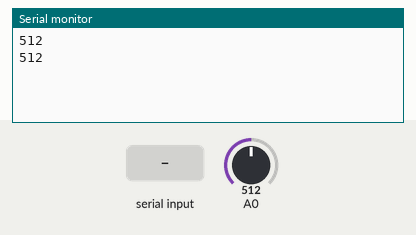
A sketch run on a simulated Arduino Uno, built with avr-gcc and run on an emulated ATmega328P. Parts: the last lines printed to the serial monitor. Inputs (shaded band) come from the test bench; at power-on: A0 = 512.

Above: at 1.2 s.
1.3 s: A0 set to 716
At 1.3 s:
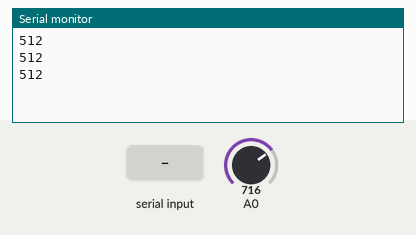
2.8 s: "90,45\n" received over Serial
At 4.1 s:
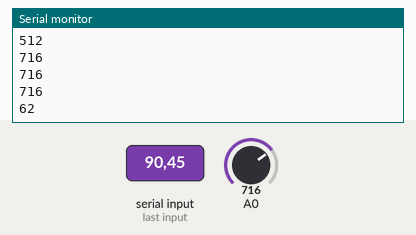
4.3 s: "30,150\n" received over Serial
At 6.1 s:
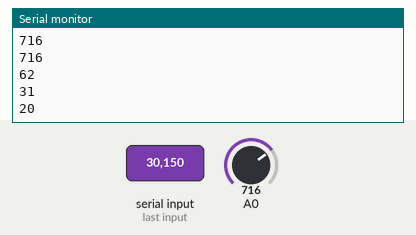
Timing chart, 0 to 7.6 s (numbered marks = the images above; inputs shaded):
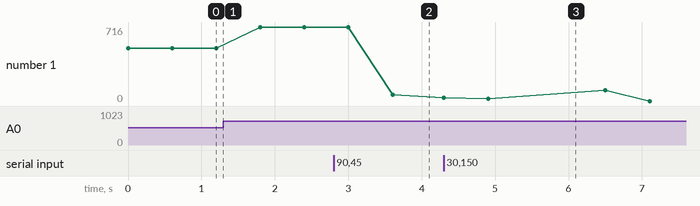

The sketch:

serial_pot.ino
```cpp
/*POT DEĞERİNİ SERİ EKRANDAN
GİRİP ONA GÖRE POT'UN DEĞER
GÖSTEREBİLMESİNİ SAĞLAYAN PROGRAM
OMRKCMN*/
int deger,g_deger=1023,olcum;
void setup() {
  Serial.begin(9600);
  pinMode(A0,INPUT);
}

void loop() {
  deger=analogRead(A0);
  olcum=map(deger,0,1023,0,g_deger);
  if(Serial.available()>0){
    if(Serial.available()!=0)
  g_deger=Serial.parseInt();
  }
  Serial.println(olcum);
  delay(600);
}
```

Measured:
- after the input at 2.8 s, the serial monitor: prints a new line after 0.80 s (image 2)
- after the input at 4.3 s, the serial monitor: prints a new line after 0.60 s (image 3)
- plotted number 1: 512 → 716 after the input at 1.3 s, 716 → 62 after the input at 2.8 s
